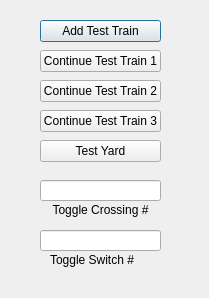
<?xml version="1.0" encoding="UTF-8"?>
<ui version="4.0">
 <class>Wayside</class>
 <widget class="QDialog" name="Wayside">
  <property name="geometry">
   <rect>
    <x>0</x>
    <y>0</y>
    <width>209</width>
    <height>298</height>
   </rect>
  </property>
  <property name="windowTitle">
   <string>Dialog</string>
  </property>
  <widget class="QPushButton" name="test1">
   <property name="geometry">
    <rect>
     <x>40</x>
     <y>20</y>
     <width>121</width>
     <height>22</height>
    </rect>
   </property>
   <property name="text">
    <string>Add Test Train</string>
   </property>
  </widget>
  <widget class="QPushButton" name="cont1_1">
   <property name="geometry">
    <rect>
     <x>40</x>
     <y>50</y>
     <width>121</width>
     <height>22</height>
    </rect>
   </property>
   <property name="text">
    <string>Continue Test Train 1</string>
   </property>
  </widget>
  <widget class="QLineEdit" name="toggleSwitch">
   <property name="geometry">
    <rect>
     <x>40</x>
     <y>230</y>
     <width>121</width>
     <height>21</height>
    </rect>
   </property>
  </widget>
  <widget class="QLabel" name="label">
   <property name="geometry">
    <rect>
     <x>50</x>
     <y>250</y>
     <width>101</width>
     <height>20</height>
    </rect>
   </property>
   <property name="text">
    <string>Toggle Switch #</string>
   </property>
  </widget>
  <widget class="QPushButton" name="cont1_2">
   <property name="geometry">
    <rect>
     <x>40</x>
     <y>80</y>
     <width>121</width>
     <height>22</height>
    </rect>
   </property>
   <property name="text">
    <string>Continue Test Train 2</string>
   </property>
  </widget>
  <widget class="QPushButton" name="cont1_3">
   <property name="geometry">
    <rect>
     <x>40</x>
     <y>110</y>
     <width>121</width>
     <height>22</height>
    </rect>
   </property>
   <property name="text">
    <string>Continue Test Train 3</string>
   </property>
  </widget>
  <widget class="QPushButton" name="testYard">
   <property name="geometry">
    <rect>
     <x>40</x>
     <y>140</y>
     <width>121</width>
     <height>22</height>
    </rect>
   </property>
   <property name="text">
    <string>Test Yard</string>
   </property>
  </widget>
  <widget class="QLineEdit" name="toggleCrossing">
   <property name="geometry">
    <rect>
     <x>40</x>
     <y>180</y>
     <width>121</width>
     <height>21</height>
    </rect>
   </property>
  </widget>
  <widget class="QLabel" name="label_2">
   <property name="geometry">
    <rect>
     <x>40</x>
     <y>200</y>
     <width>121</width>
     <height>20</height>
    </rect>
   </property>
   <property name="text">
    <string>Toggle Crossing #</string>
   </property>
   <property name="alignment">
    <set>Qt::AlignCenter</set>
   </property>
  </widget>
 </widget>
 <resources/>
 <connections/>
</ui>
